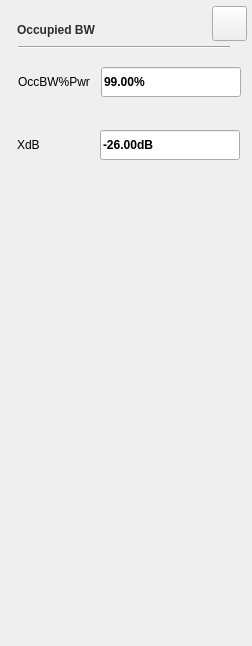
<?xml version="1.0" encoding="UTF-8"?>
<ui version="4.0">
 <class>sa_dialog_occpdset</class>
 <widget class="QWidget" name="sa_dialog_occpdset">
  <property name="geometry">
   <rect>
    <x>0</x>
    <y>0</y>
    <width>252</width>
    <height>646</height>
   </rect>
  </property>
  <property name="windowTitle">
   <string>Form</string>
  </property>
  <property name="styleSheet">
   <string notr="true">
/*******************indoor**********************/
#sa_dialog_occpdset[status  =  &quot;indoor&quot;] #line
{
	background-color:rgba(46,46,46,1);
}

#sa_dialog_occpdset[status  =  &quot;indoor&quot;] #widget&gt;QPushButton
{
	color:rgba(123, 123, 123,1);
	font: 75 13px &quot;Arial&quot;;
	border-style:flat;
	font-weight:bold;
}

#sa_dialog_occpdset[status  =  &quot;indoor&quot;] #widget
{
	background-color:rgba(211,211,211,0.9);
}
#sa_dialog_occpdset[status  =  &quot;indoor&quot;] #widget&gt;QLabel
{
	font: 75 13px &quot;Arial&quot;;
	color:rgba(46,46,46,1);
}

#sa_dialog_occpdset[status  =  &quot;indoor&quot;] SA_LineEdit,
#sa_dialog_occpdset[status  =  &quot;indoor&quot;] SA_LineEdit:disable
{
	background:rgba(255,255,255,1);
	color:rgba(162, 115, 0,1);
	padding:8px 8px 7px 10px ;
	font: 75 13px &quot;Arial&quot;;
	font-weight:bold;
}
#sa_dialog_occpdset[status  =  &quot;indoor&quot;] SA_LineEdit:focus
{
	outline: none;
	border:2px solid rgba(162,115,0,1);
	padding:6px 6px 5px 8px ;
}


/*******************outdoor**********************/
#sa_dialog_occpdset[status  =  &quot;outdoor&quot;] #line
{
	background-color:rgba(46,46,46,1);
}

#sa_dialog_occpdset[status  =  &quot;outdoor&quot;] #widget&gt;QPushButton
{
	color:rgba(123, 123, 123,1);
	font: 75 13px &quot;Arial&quot;;
	border-style:flat;
	font-weight:bold;
}

#sa_dialog_occpdset[status  =  &quot;outdoor&quot;] #widget
{
	background-color:rgba(211,211,211,0.9);
}
#sa_dialog_occpdset[status  =  &quot;outdoor&quot;] #widget&gt;QLabel
{
	font: 75 13px &quot;Arial&quot;;
	color:rgba(46,46,46,1);
}

#sa_dialog_occpdset[status  =  &quot;outdoor&quot;] SA_LineEdit,
#sa_dialog_occpdset[status  =  &quot;outdoor&quot;] SA_LineEdit:disable
{
	background:rgba(255,255,255,1);
	color:rgba(162, 115, 0,1);
	padding:8px 8px 7px 10px ;
	font: 75 13px &quot;Arial&quot;;
	font-weight:bold;
}
#sa_dialog_occpdset[status  =  &quot;outdoor&quot;] SA_LineEdit:focus
{
	outline: none;
	border:2px solid rgba(162,115,0,1);
	padding:6px 6px 5px 8px ;
}


/*******************night**********************/
#sa_dialog_occpdset[status  =  &quot;night&quot;] #line
{
	background-color:rgba(46,46,46,1);
}

#sa_dialog_occpdset[status  =  &quot;night&quot;] #widget&gt;QPushButton
{
	color:rgba(123, 123, 123,1);
	font: 75 13px &quot;Arial&quot;;
	border-style:flat;
	font-weight:bold;
}

#sa_dialog_occpdset[status  =  &quot;night&quot;] #widget
{
	background-color:rgba(208,182,139,0.9);
}
#sa_dialog_occpdset[status  =  &quot;night&quot;] #widget&gt;QLabel
{
	font: 75 13px &quot;Arial&quot;;
	color:rgba(46,46,46,1);
}

#sa_dialog_occpdset[status  =  &quot;night&quot;] SA_LineEdit,
#sa_dialog_occpdset[status  =  &quot;night&quot;] SA_LineEdit:disable
{
	 background-color: rgba(251,220,167,0.60);
	color:rgba(159,98,0,1);
	padding:8px 8px 7px 10px ;
	font: 75 13px &quot;Arial&quot;;
	font-weight:bold;
}
#sa_dialog_occpdset[status  =  &quot;night&quot;] SA_LineEdit:focus
{
	outline: none;
	border:2px solid rgba(162,115,0,1);
	padding:6px 6px 5px 8px ;
}</string>
  </property>
  <widget class="QWidget" name="widget" native="true">
   <property name="geometry">
    <rect>
     <x>0</x>
     <y>0</y>
     <width>252</width>
     <height>646</height>
    </rect>
   </property>
   <widget class="QLabel" name="ltitle">
    <property name="geometry">
     <rect>
      <x>17</x>
      <y>19</y>
      <width>151</width>
      <height>22</height>
     </rect>
    </property>
    <property name="styleSheet">
     <string notr="true">#ltitle
{
	font: 75 20px &quot;Arial&quot;;
	color:rgba(46,46,46,1);
	line-height:23px;
	font-weight:bold;
}</string>
    </property>
    <property name="text">
     <string>Occupied BW</string>
    </property>
   </widget>
   <widget class="QPushButton" name="pb_cancel_2">
    <property name="geometry">
     <rect>
      <x>212</x>
      <y>6</y>
      <width>35</width>
      <height>35</height>
     </rect>
    </property>
    <property name="styleSheet">
     <string notr="true">/*******************indoor**********************/
#sa_dialog_occpdset[status  =  &quot;indoor&quot;] QPushButton
{
background-color:rgba(0,0,0,0);
border-image: url(:/sa/image/btn_close_normal.png);
}
#sa_dialog_occpdset[status  =  &quot;indoor&quot;] QPushButton:pressed
{
border-image: url(:/sa/image/btn_close_click.png);
}

/*******************outdoor**********************/
#sa_dialog_occpdset[status  =  &quot;outdoor&quot;] QPushButton
{
background-color:rgba(0,0,0,0);
border-image: url(:/sa/image/btn_close_normal.png);
}
#sa_dialog_occpdset[status  =  &quot;outdoor&quot;] QPushButton:pressed
{
border-image: url(:/sa/image/btn_close_click.png);
}

/*******************night**********************/
#sa_dialog_occpdset[status  =  &quot;night&quot;] QPushButton
{
background-color:rgba(0,0,0,0);
border-image: url(:/sa/image/night/btn_close_normal.png);
}
#sa_dialog_occpdset[status  =  &quot;night&quot;] QPushButton:pressed
{
border-image: url(:/sa/image/night/btn_close_click.png);
}</string>
    </property>
    <property name="text">
     <string/>
    </property>
   </widget>
   <widget class="Line" name="line">
    <property name="geometry">
     <rect>
      <x>18</x>
      <y>46</y>
      <width>212</width>
      <height>2</height>
     </rect>
    </property>
    <property name="orientation">
     <enum>Qt::Horizontal</enum>
    </property>
   </widget>
   <widget class="QLabel" name="label">
    <property name="geometry">
     <rect>
      <x>18</x>
      <y>67</y>
      <width>81</width>
      <height>30</height>
     </rect>
    </property>
    <property name="text">
     <string>OccBW%Pwr</string>
    </property>
   </widget>
   <widget class="SA_LineEdit" name="lineEdit">
    <property name="geometry">
     <rect>
      <x>101</x>
      <y>67</y>
      <width>140</width>
      <height>30</height>
     </rect>
    </property>
    <property name="font">
     <font>
      <family>Liberation Sans</family>
      <weight>75</weight>
      <bold>true</bold>
     </font>
    </property>
    <property name="text">
     <string>99.00%</string>
    </property>
    <property name="cursorPosition">
     <number>6</number>
    </property>
    <property name="readOnly">
     <bool>true</bool>
    </property>
   </widget>
   <widget class="SA_LineEdit" name="lineEdit_1">
    <property name="geometry">
     <rect>
      <x>100</x>
      <y>130</y>
      <width>140</width>
      <height>30</height>
     </rect>
    </property>
    <property name="font">
     <font>
      <family>Liberation Sans</family>
      <weight>75</weight>
      <bold>true</bold>
     </font>
    </property>
    <property name="text">
     <string>-26.00dB</string>
    </property>
    <property name="cursorPosition">
     <number>8</number>
    </property>
    <property name="readOnly">
     <bool>true</bool>
    </property>
   </widget>
   <widget class="QLabel" name="label_2">
    <property name="geometry">
     <rect>
      <x>17</x>
      <y>130</y>
      <width>75</width>
      <height>30</height>
     </rect>
    </property>
    <property name="text">
     <string>XdB</string>
    </property>
   </widget>
  </widget>
 </widget>
 <customwidgets>
  <customwidget>
   <class>SA_LineEdit</class>
   <extends>QLineEdit</extends>
   <header location="global">sa_lineedit.h</header>
   <slots>
    <signal>clicked()</signal>
   </slots>
  </customwidget>
 </customwidgets>
 <resources/>
 <connections/>
</ui>
